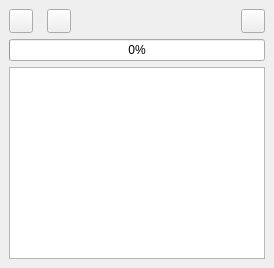
  <widget class="QDockWidget" name="dwTutorial">
   <property name="floating">
    <bool>false</bool>
   </property>
   <property name="features">
    <set>QDockWidget::DockWidgetMovable</set>
   </property>
   <property name="windowTitle">
    <string>Tutorial</string>
   </property>
   <attribute name="dockWidgetArea">
    <number>1</number>
   </attribute>
   <widget class="QWidget" name="dwcTute">
    <layout class="QHBoxLayout" name="horizontalLayout_4">
     <item>
      <layout class="QVBoxLayout" name="vlTute">
       <item>
        <layout class="QHBoxLayout" name="hlSnippets_3">
         <item>
          <widget class="QPushButton" name="btnTuteOpen">
           <property name="minimumSize">
            <size>
             <width>24</width>
             <height>24</height>
            </size>
           </property>
           <property name="maximumSize">
            <size>
             <width>24</width>
             <height>24</height>
            </size>
           </property>
           <property name="toolTip">
            <string>Open Tutorial</string>
           </property>
           <property name="text">
            <string/>
           </property>
           <property name="icon">
            <iconset resource="../PyRunResources.qrc">
             <normaloff>:/data/Icons/Open.png</normaloff>:/data/Icons/Open.png</iconset>
           </property>
          </widget>
         </item>
         <item>
          <spacer name="horizontalSpacer_6">
           <property name="orientation">
            <enum>Qt::Horizontal</enum>
           </property>
           <property name="sizeType">
            <enum>QSizePolicy::Fixed</enum>
           </property>
           <property name="sizeHint" stdset="0">
            <size>
             <width>8</width>
             <height>20</height>
            </size>
           </property>
          </spacer>
         </item>
         <item>
          <widget class="QPushButton" name="btnTuteLoad">
           <property name="minimumSize">
            <size>
             <width>24</width>
             <height>24</height>
            </size>
           </property>
           <property name="maximumSize">
            <size>
             <width>24</width>
             <height>24</height>
            </size>
           </property>
           <property name="toolTip">
            <string>Load Question</string>
           </property>
           <property name="text">
            <string/>
           </property>
           <property name="icon">
            <iconset resource="../PyRunResources.qrc">
             <normaloff>:/data/Icons/TuteLoad.png</normaloff>:/data/Icons/TuteLoad.png</iconset>
           </property>
           <property name="iconSize">
            <size>
             <width>16</width>
             <height>16</height>
            </size>
           </property>
          </widget>
         </item>
         <item>
          <spacer name="hsTute">
           <property name="orientation">
            <enum>Qt::Horizontal</enum>
           </property>
           <property name="sizeHint" stdset="0">
            <size>
             <width>40</width>
             <height>20</height>
            </size>
           </property>
          </spacer>
         </item>
         <item>
          <widget class="QPushButton" name="btnTuteMark">
           <property name="minimumSize">
            <size>
             <width>24</width>
             <height>24</height>
            </size>
           </property>
           <property name="maximumSize">
            <size>
             <width>24</width>
             <height>24</height>
            </size>
           </property>
           <property name="toolTip">
            <string>Test</string>
           </property>
           <property name="text">
            <string/>
           </property>
           <property name="icon">
            <iconset resource="../PyRunResources.qrc">
             <normaloff>:/data/Icons/Test.png</normaloff>:/data/Icons/Test.png</iconset>
           </property>
           <property name="iconSize">
            <size>
             <width>16</width>
             <height>16</height>
            </size>
           </property>
          </widget>
         </item>
        </layout>
       </item>
       <item>
        <widget class="QProgressBar" name="pbTute">
         <property name="value">
          <number>0</number>
         </property>
        </widget>
       </item>
       <item>
        <widget class="QListWidget" name="lwTute"/>
       </item>
      </layout>
     </item>
    </layout>
   </widget>
  </widget>
